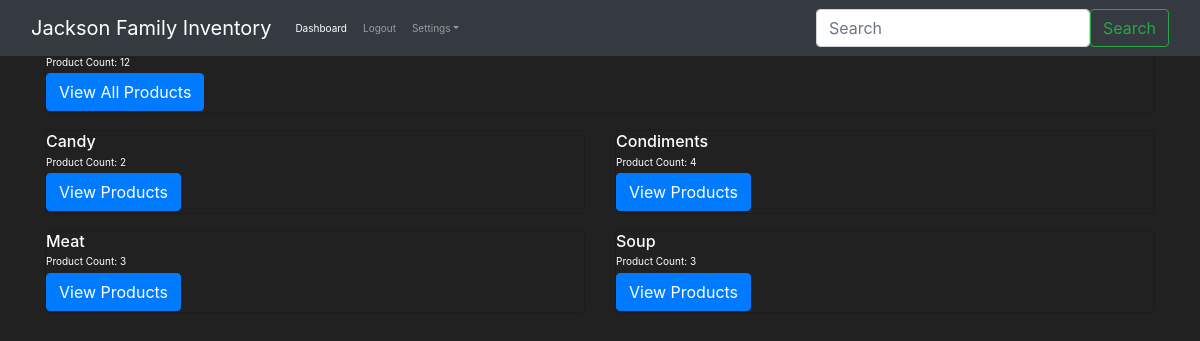
/items (signed in), run on an earlier commit of the app's database.
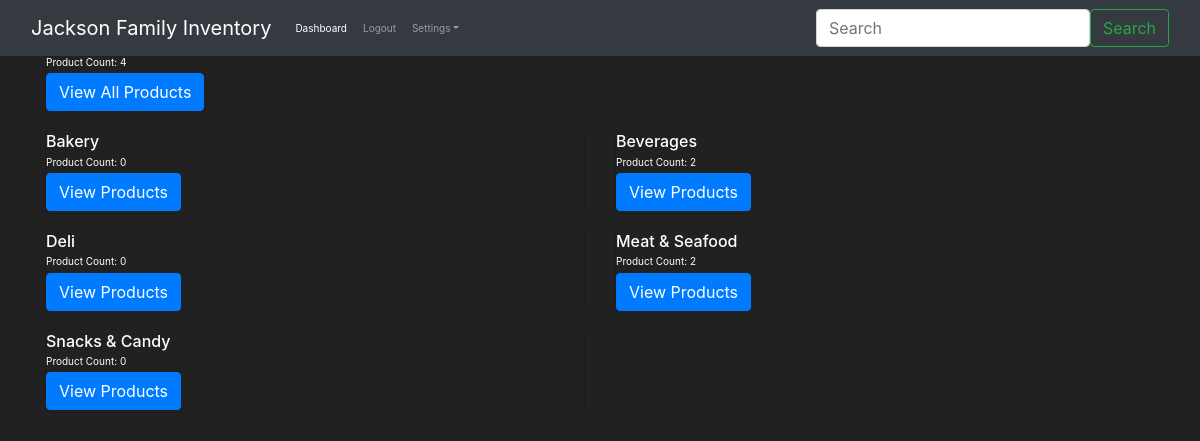
And on a later commit of the database.
### JacksonInventory/models.py (models this page shows)
class Category(db.Model):
    id = db.Column(db.Integer, primary_key=True)
    category = db.Column(db.String(75), unique=True)
    items = db.relationship('Item', backref='category', lazy=True)

### JacksonInventory/routes.py (the view)
@app.route('/items')
@login_required
def items_page():
    query = text('''
    SELECT c.id, c.category, COUNT(i.category_id) AS product_count
    FROM category c
    LEFT JOIN item i ON i.category_id = c.id
    GROUP BY c.id, c.category
    ORDER BY c.category
    ''')
    result = db.session.execute(query)
    categories = result.fetchall()
    total_product_count = db.session.query(func.count()).select_from(Item).scalar()
    return render_template('items.html', categories=categories, total_product_count=total_product_count)

### JacksonInventory/forms.py
class SearchForm(FlaskForm):
    searched = StringField("Searched", validators=[DataRequired()])
    submit = SubmitField("Submit")

### JacksonInventory/models.py (called while the page is built)
@login_manager.user_loader
def load_user(user_id):
    return User.query.get(int(user_id))

### JacksonInventory/routes.py (called while the page is built)
@app.context_processor
def base():
    form = SearchForm()
    return dict(form=form)

### JacksonInventory/templates/items.html (shortened to what this page needs)
{% extends 'base.html' %}
{% block content %}
<div class="container">
  <div class="row justify-content-center">
    <div class="col-12">
      {% if categories %}
      <div class="card mb-3" style="background-color: transparent;">
        <div class="row no-gutters">
          <div class="col-6">
            <div class="card-body">
              <h6 class="card-title">All Categories</h6>
              <p class="card-text">Product Count: {{ total_product_count }}</p>
              <a href="{{ url_for('all_categories_page') }}" class="btn btn-primary">View All Products</a>
            </div>
          </div>
        </div>
      </div>
      {% endif %}
      <div class="row">
        {% for category in categories %}
        <div class="col-6">
          <div class="card mb-3" style="background-color: transparent;">
            <div class="row no-gutters">
              <div class="col-12">
                <div class="card-body">
                  <h6 class="card-title">{{ category[1] }}</h6>
                  <p class="card-text">Product Count: {{ category[2] }}</p>
                  <a href="{{ url_for('category_page', id=category[0]) }}" class="btn btn-primary">View Products</a>
                </div>
              </div>
            </div>
          </div>
        </div>
        {% endfor %}
      </div>
    </div>
  </div>
</div>
{% endblock %}

### JacksonInventory/templates/base.html (shortened to what this page needs)
<!doctype html>
<html lang="en">
   <head>
      <link rel="stylesheet" href="https://cdn.jsdelivr.net/npm/bootstrap@4.5.3/dist/css/bootstrap.min.css">
      <link rel="stylesheet" href="https://cdnjs.cloudflare.com/ajax/libs/bootstrap-select/1.14.0/css/bootstrap-select.min.css">
   </head>
   <body>
    <nav class="navbar navbar-expand-lg fixed-top navbar-dark bg-dark" aria-label="Main navigation">
        <div class="container-fluid">
            <a class="navbar-brand" href="{{ url_for('home_page') }}">Jackson Family Inventory</a>
            <div class="navbar-collapse offcanvas-collapse" id="navbarsExampleDefault">
                <ul class="navbar-nav me-auto mb-2 mb-lg-0">
                    <li class="nav-item">
                        <a class="nav-link active" aria-current="page" href="{{ url_for('mainmenu_page') }}">Dashboard</a>
                    </li>
                    {% if current_user.is_authenticated %}
                    <li class="nav-item">
                        <a class="nav-link" href="{{ url_for('logout_page') }}">Logout</a>
                    </li>
                    {% endif %}
                    <li class="nav-item dropdown">
                        <a class="nav-link dropdown-toggle" href="#" id="dropdown01" data-bs-toggle="dropdown" aria-expanded="false">Settings</a>
                    </li>
                </ul>
                <form method="POST" action="{{ url_for('search') }}" class="d-flex ml-auto" role="search">
                    <input class="form-control me-2" type="search" placeholder="Search" aria-label="Search" name="searched">
                    <button class="btn btn-outline-success" type="submit">Search</button>
                </form>
                <br/>
            </div>
        </div>
        <br/>
    </nav><br/><br/>
      {% block content %}
      {% endblock %}
   </body>
</html>

### JacksonInventory/templates/base.html (style rules this page uses)
body { background-color: #212121; color: white }

### JacksonInventory/templates/items.html (style rules this page uses)
body { font-size: 10px; }
.card-body { padding: 0.1rem 0; }
.card-title, .card-text { margin-bottom: 0.2rem; }

What changed in the data, as far as the page shows it:
changed Category: category "Candy" → "Bakery"; category "2" → "0"
changed Category: category "Meat" → "Beverages"; category "3" → "2"; moves up the list
added Category: category "Deli", category "0"
changed Category: category "Condiments" → "Meat & Seafood"; id "4" → "2"
changed Category: category "Soup" → "Snacks & Candy"; id "3" → "0"
Also different on the page:
{{ total_product_count }}: "12" → "4"
